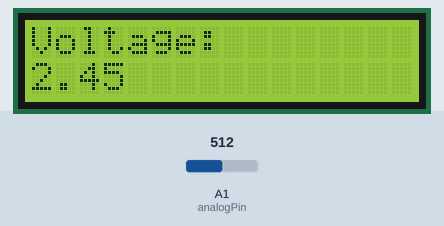
The sketch below on a simulated Arduino Uno, built with avr-gcc and run on an emulated ATmega328P. Shown: 16×2 character LCD. Inputs (shaded band) come from the test bench; at power-on: A1 (analogPin) = 512. What the sketch prints to the serial monitor is not drawn.

Above: at 1.2 s.
1.3 s: A1 (analogPin) set to 716
At 1.6 s:
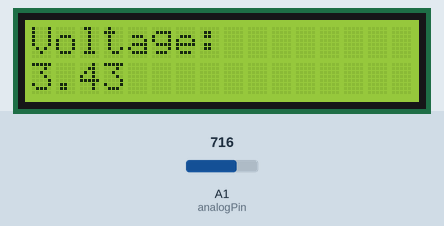
2.8 s: A1 (analogPin) set to 900
At 4.0 s:
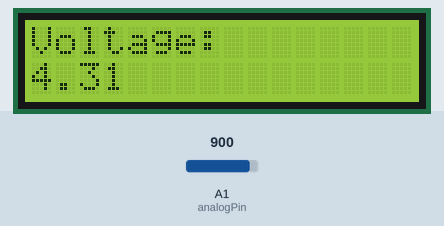
4.3 s: A1 (analogPin) set to 1023
At 5.2 s:
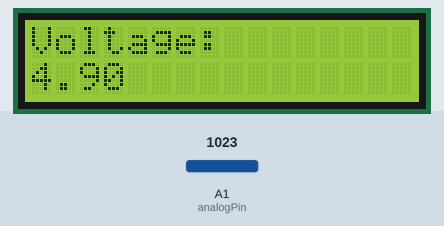
Timing chart, 0 to 7.3 s (numbered marks = the images above; inputs shaded):
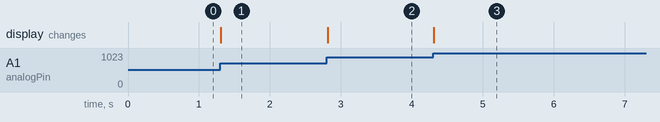

The sketch:

Vmessung_5V.ino
```cpp
#include <LiquidCrystal.h>

int analogPin = A1; // Pin, der gelesen werden soll: Pin A1
double Vcc = 4.9;

const int rs = 2, en = 3, d4 = 4, d5 = 5, d6 = 6, d7 = 7;
LiquidCrystal lcd(rs, en, d4, d5, d6, d7);


void setup() {
  Serial.begin(9600); // Setup der seriellen Verbindung
  pinMode(analogPin, INPUT);
  lcd.begin(16, 2);
  lcd.print("Voltage:");
}

void loop() {
  double U;
  int Vin;
  Vin = analogRead(analogPin); // Pin einlesen
  U = (double) Vin*Vcc/1024;
  lcd.setCursor(0, 1);
  lcd.print(U);

  Serial.println(U); // Wert ausgeben
}
```

Measured:
- after the input at 1.3 s, the display: changes at once (image 1)
- after the input at 2.8 s, the display: changes at once (image 2)
- after the input at 4.3 s, the display: changes at once (image 3)
